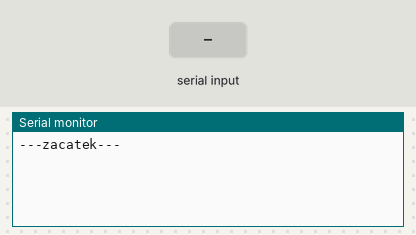
A sketch run on a simulated Arduino Uno, built with avr-gcc and run on an emulated ATmega328P. Shown: the last lines printed to the serial monitor. The test bench sets the inputs (shaded band). Random numbers use the default seed unless the sketch sets one.

Above: at 1.2 s.
1.3 s: "M90\n" received over Serial
At 1.41 s:
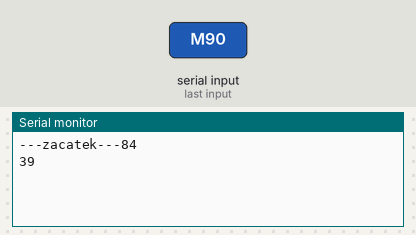
2.9 s: "90,45\n" received over Serial
At 3.21 s:
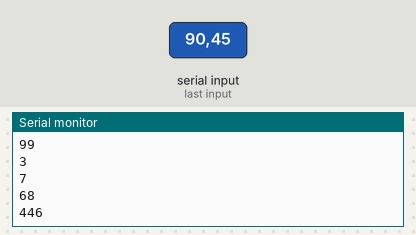
Timing chart, 0 to 5.9 s (numbered marks = the images above; inputs shaded):
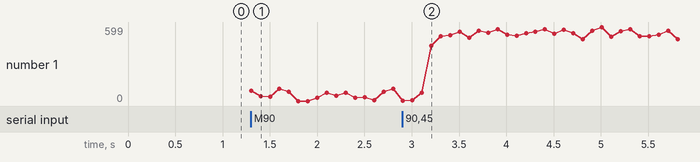

The sketch:

Multimetr.ino
```cpp
void setup() {
  // initialize both serial ports:

  Serial.begin(115200);
  randomSeed(analogRead(0));
  Serial.print("---zacatek---");
}

  int ad_in = 0;
  int cas = 100;
  int in_Byte;
  int randNumber;
  bool mereni = false;

void loop() {

  //randNumber = random(100 * ad_in, 100 * (ad_in + 1));
  // read from port 1, send to port 0:
  if (Serial.available() > 0) {
    in_Byte = Serial.read();

    if (in_Byte >= '0' && in_Byte <= '5') //vyber analogoveho vstupu
    {
      ad_in = in_Byte - '0';
    }
    else if (in_Byte == 'M')  //spusteni mereni
    {
      mereni = true;
    }
    else if (in_Byte == 'S')  //zastaveni mereni
    {
      mereni = false;
    }
    //vyber rychlosti opakovani mereni
    else if (in_Byte >= 'a' && in_Byte <= 'j') cas = (1 + in_Byte - 'a') * 50;
    else
    {
      switch (in_Byte)  //vyber prenosove rychlosti
      {
        case 'A': Serial.end();  Serial.begin(9600);// 9600
        break;
        case 'B': Serial.end();  Serial.begin(14400);// 14400
        break;
        case 'C': Serial.end();  Serial.begin(19200);// 19200
        break;
        case 'D': Serial.end();  Serial.begin(28800);// 28800
        break;
        case 'E': Serial.end();  Serial.begin(38400);// 38400
        break;
        case 'F': Serial.end();  Serial.begin(57600);// 57600
        break;
        case 'G': Serial.end();  Serial.begin(115200);// 115200
        break;
      }
    }
  }

  if (mereni)
  {
    // print a random number from 10 to 19
    randNumber = random(100 * ad_in, 100 * (ad_in + 1));
    Serial.println(randNumber);
  }
  delay(100);
}
```

Measured:
- after the input at 1.3 s, the serial monitor: prints a new line at once (image 1)
- after the input at 2.9 s, the serial monitor: prints a new line after 0.31 s (image 2)
- plotted number 1: 99 → 563 after the input at 2.9 s
